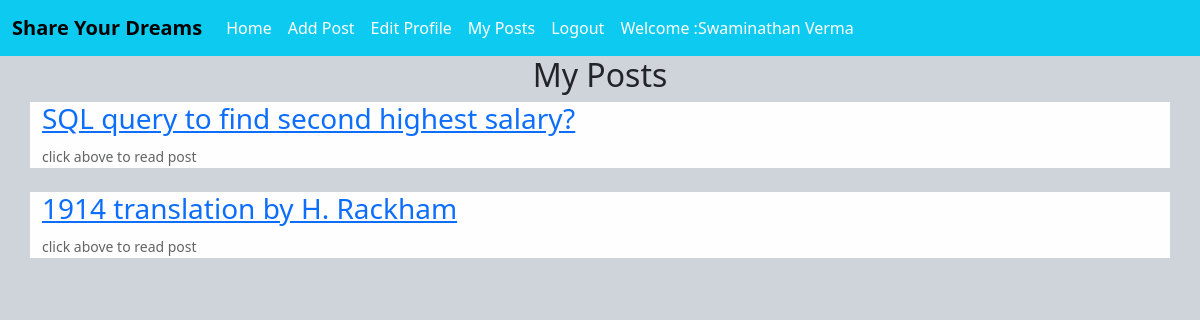
The app's page /myposts (signed in), older data.
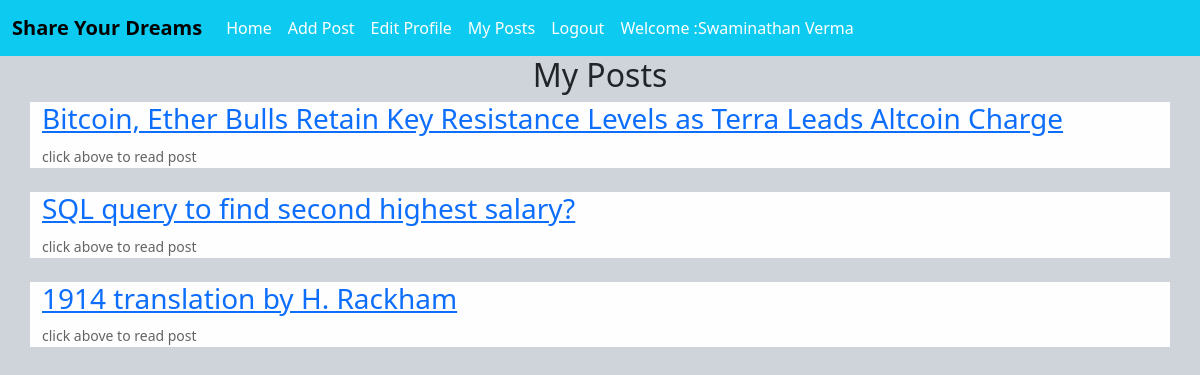
The same page, newer data.
### theblog/models.py (models this page shows, shortened)
class Post(models.Model):
    author=models.ForeignKey(User,on_delete=models.CASCADE)
    title=models.CharField(max_length=200)
    header_image=models.ImageField(null=True,blank=True,upload_to="image/")
    snippet=models.CharField(max_length=500, default='click above to read post')
    text=RichTextField()
    creation_date=models.DateTimeField(auto_now_add=True)
    publish_date=models.DateTimeField(auto_now_add=True)
    likes=models.ManyToManyField(User,related_name='post_likes')

### theblog/views.py (the view)
# urls.py: path('myposts',views.MyPostsView.as_view(),name='myposts'),
class MyPostsView(ListView):
    model=Post
    template_name='theblog/myposts.html'
    ordering=['-id']

### templates/theblog/myposts.html (shortened to what this page needs)
{% extends 'theblog/base.html' %}
{% block content %}
<div class="container">
    <h2 class="text-center">My Posts</h2>
  </div>
{% for post in object_list  %}
{% if post.author.id == user.id %}
<div class="container alert-light">
  <div class="d-flex  bd-highlight">
<h3><a href="{% url 'article'  post.pk %}">{{post.title}}</a></h3>
</div>
<small>{{post.snippet| safe}}</small>
</div>
<br>
{% endif %}
{% endfor  %}
{% endblock %}

Row changes from the older to the newer data that the page shows:
added Post: title "Bitcoin, Ether Bulls Retain Key Resistance Levels as Terra Leads Altcoin Charge", snippet "click above to read post"
